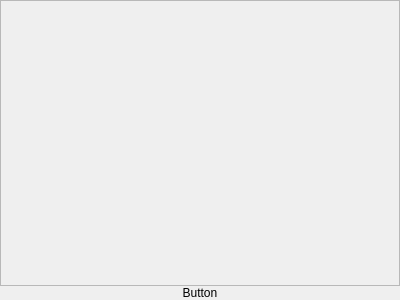
<?xml version="1.0" encoding="UTF-8"?>
<ui version="4.0">
 <class>NavButton</class>
 <widget class="QWidget" name="NavButton">
  <property name="geometry">
   <rect>
    <x>0</x>
    <y>0</y>
    <width>400</width>
    <height>300</height>
   </rect>
  </property>
  <property name="windowTitle">
   <string>Form</string>
  </property>
  <layout class="QVBoxLayout" name="verticalLayout">
   <property name="spacing">
    <number>0</number>
   </property>
   <property name="leftMargin">
    <number>0</number>
   </property>
   <property name="topMargin">
    <number>0</number>
   </property>
   <property name="rightMargin">
    <number>0</number>
   </property>
   <property name="bottomMargin">
    <number>0</number>
   </property>
   <item>
    <widget class="QFrame" name="navBtnIconCircle">
     <property name="frameShape">
      <enum>QFrame::Shape::StyledPanel</enum>
     </property>
     <property name="frameShadow">
      <enum>QFrame::Shadow::Raised</enum>
     </property>
    </widget>
   </item>
   <item>
    <widget class="QLabel" name="navBtnLabel">
     <property name="sizePolicy">
      <sizepolicy hsizetype="Preferred" vsizetype="Fixed">
       <horstretch>0</horstretch>
       <verstretch>0</verstretch>
      </sizepolicy>
     </property>
     <property name="minimumSize">
      <size>
       <width>0</width>
       <height>0</height>
      </size>
     </property>
     <property name="text">
      <string>Button</string>
     </property>
     <property name="alignment">
      <set>Qt::AlignmentFlag::AlignHCenter|Qt::AlignmentFlag::AlignTop</set>
     </property>
    </widget>
   </item>
  </layout>
 </widget>
 <resources/>
 <connections/>
</ui>
